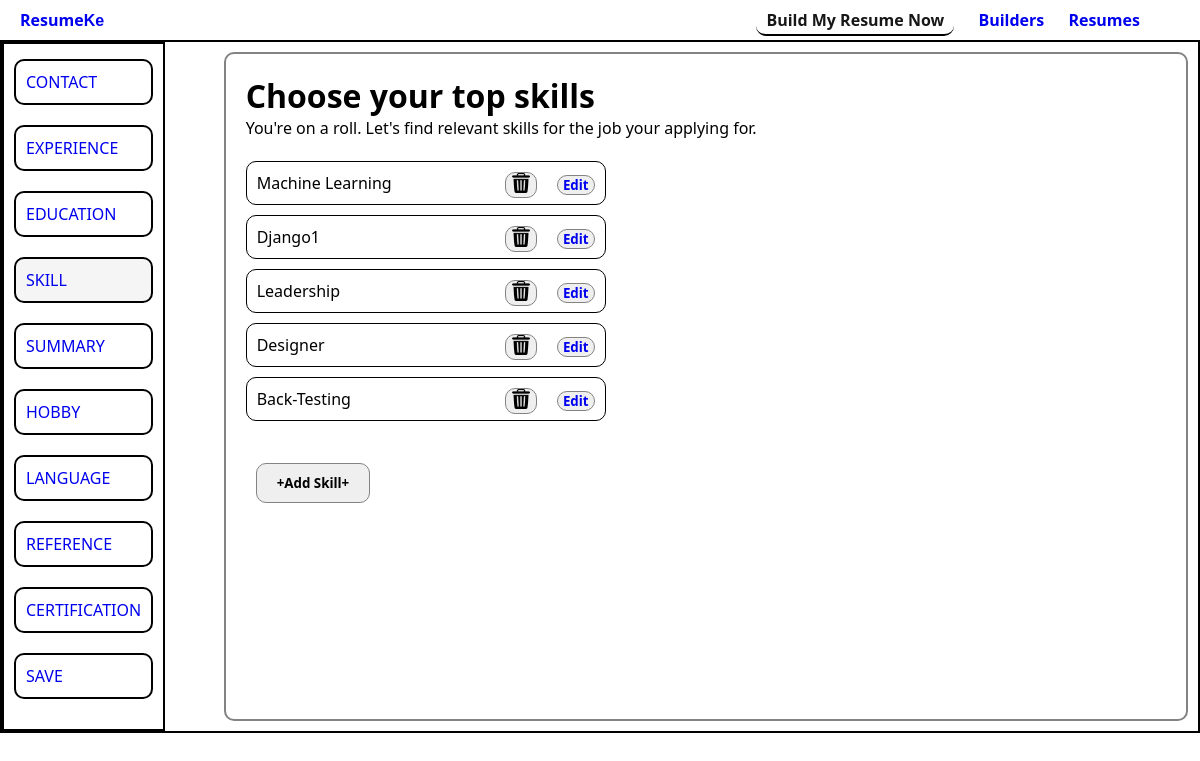
Screenshot of /client/skill (signed in) with the database file from the repository.
### client/models.py (models this page shows, shortened)
class Skill(models.Model):
    client = models.ForeignKey(Client, on_delete=models.CASCADE)
    name = models.CharField(max_length=100, default='')
    fluency_in_skill = models.IntegerField(default=10)

### client/views.py (the view)
# urls.py: path('skill', skill, name="client_skill_page"),
@login_required
def skill(request):
    client = get_object_or_404(Client, user=request.user)
    skills = Skill.objects.filter(client=client)
    if request.method == 'POST':
        skill_form = SkillForm(request.POST)
        if skill_form.is_valid():
            skill = skill_form.save(commit=False)
            skill.client = client
            skill.save()
            return redirect("client:client_skill_page")
    else:
        skill_form = SkillForm()
    return render(request, "skill/index.html", {
        "skills":skills,
        "skill_form":skill_form,
        "active_page": "skill",
    })

### client/templates/skill/index.html (shortened to what this page needs)
{% extends "base.html" %}
{% block head %}
    {% load static %}
    <link rel="stylesheet" href="{% static 'css/builder/input.css' %}">
{% endblock head %}
{% block body %}
<div class="input-page">
    {% include "left-navbar.html" with active_page="skill" %}
    <div class="experience-section right-side">
        <h1>Choose your top skills</h1>
        <p>You're on a roll. Let's find relevant skills for the job your applying for.</p>
        <br>
        {% for skill in skills %}
            <div id="experiences">
                <a href="{% url 'client:edit_skill' skill.pk %}" class="experiences">
                    <p>{{skill.name}}</p>
                </a>
                <form method="post" action="{% url 'client:delete_skill' skill.pk %}" class="del-btn skill-del-btn">
                    <button type="submit"><img src="{% static 'assets/bin.png' %}" alt="delete-icon"/></button>
                    <button><a href="{% url 'client:edit_skill' skill.pk %}">Edit</a></button>
                </form>
            </div>
        {% endfor %}
        <br>
        <button class="add-experience-btn">+Add Skill+</button>
    </div>
</div>
{% endblock body %}

### static/css/builder/base.css (style rules this page uses)
* { margin: 0; padding: 0; box-sizing: border-box; font-family: 'Segoe UI', Tahoma, Geneva, Verdana, sans-serif; }
#app { background-color: FFFDFA; }

### static/css/builder/input.css (style rules this page uses)
.input-page { border: 2px solid #000000; display: flex; justify-content: space-between; }
.input-page .right-side { border: 2px solid rgb(133, 130, 130); flex: .95; padding: 20px; margin: 10px; border-radius: 10px; }
.cancel-btn, button { padding: 10px 20px; border-radius: 10px; outline: none; border: 1px solid rgb(133, 130, 130); font-weight: 700; margin: 10px; }
#experiences { border: 1px solid black; width: 30vw; margin-bottom: 10px; padding: 10px; border-radius: 10px; position: relative; }
#experiences a { text-decoration: none; }
#experiences a p:first-child { color: black; font-weight: 500; }
.del-btn { width: fit-content; position: absolute; top: 0; right: 0; }
.del-btn button img { height: 20px; }
.del-btn button { padding: 0 5px; display: block; }
.skill-del-btn { display: flex; align-items: center; }

### rows the page displays
Skill: name "Machine Learning"
Skill: name "Django1"
Skill: name "Leadership"
Skill: name "Designer"
Skill: name "Back-Testing"
